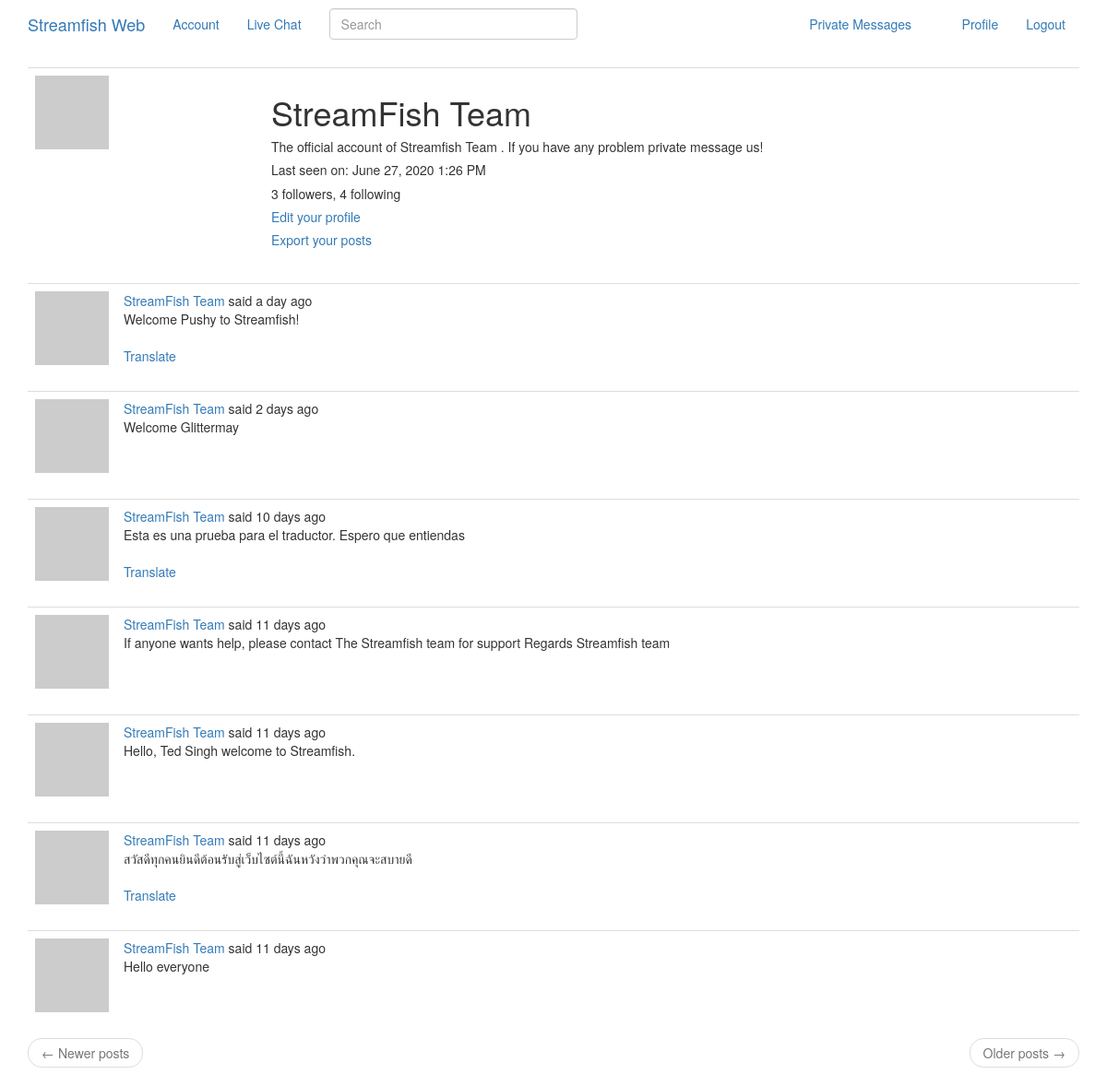
Screenshot of /user/StreamFish Team (signed in) with the database file from the repository.
### app/models.py (models this page shows, shortened)
class PaginatedAPIMixin(object):
    @staticmethod
    def to_collection_dict(query, page, per_page, endpoint, **kwargs):
        resources = query.paginate(page, per_page, False)
        data = {
            'items': [item.to_dict() for item in resources.items],
            '_meta': {
                'page': page,
                'per_page': per_page,
                'total_pages': resources.pages,
                'total_items': resources.total
            },
            '_links': {
                'self': url_for(endpoint, page=page, per_page=per_page,
                                **kwargs),
                'next': url_for(endpoint, page=page + 1, per_page=per_page,
                                **kwargs) if resources.has_next else None,
                'prev': url_for(endpoint, page=page - 1, per_page=per_page,
                                **kwargs) if resources.has_prev else None
            }
        }
        return data

class User(UserMixin, PaginatedAPIMixin, db.Model):
    id = db.Column(db.Integer, primary_key=True)
    username = db.Column(db.String(64), index=True, unique=True)
    email = db.Column(db.String(120), index=True, unique=True)
    password_hash = db.Column(db.String(128))
    posts = db.relationship('Post', backref='author', lazy='dynamic')
    about_me = db.Column(db.String(140))
    last_seen = db.Column(db.DateTime, default=datetime.utcnow)
    token = db.Column(db.String(32), index=True, unique=True)
    token_expiration = db.Column(db.DateTime)
    followed = db.relationship(
        'User', secondary=followers,
        primaryjoin=(followers.c.follower_id == id),
        secondaryjoin=(followers.c.followed_id == id),
        backref=db.backref('followers', lazy='dynamic'), lazy='dynamic')
    messages_sent = db.relationship('Message',
                                    foreign_keys='Message.sender_id',
                                    backref='author', lazy='dynamic')
    messages_received = db.relationship('Message',
                                        foreign_keys='Message.recipient_id',
                                        backref='recipient', lazy='dynamic')
    last_message_read_time = db.Column(db.DateTime)
    notifications = db.relationship('Notification', backref='user',
                                    lazy='dynamic')
    tasks = db.relationship('Task', backref='user', lazy='dynamic')
    def avatar(self, size):
        digest = md5(self.email.lower().encode('utf-8')).hexdigest()
        return 'https://www.gravatar.com/avatar/{}?d=identicon&s={}'.format(
            digest, size)
    def new_messages(self):
        last_read_time = self.last_message_read_time or datetime(1900, 1, 1)
        return Message.query.filter_by(recipient=self).filter(
            Message.timestamp > last_read_time).count()
    def get_tasks_in_progress(self):
        return Task.query.filter_by(user=self, complete=False).all()
    def get_task_in_progress(self, name):
        return Task.query.filter_by(name=name, user=self,
                                    complete=False).first()

class SearchableMixin(object):
    @classmethod
    def before_commit(cls, session):
        session._changes = {
            'add': list(session.new),
            'update': list(session.dirty),
            'delete': list(session.deleted)
        }
    @classmethod
    def after_commit(cls, session):
        for obj in session._changes['add']:
            if isinstance(obj, SearchableMixin):
                add_to_index(obj.__tablename__, obj)
        for obj in session._changes['update']:
            if isinstance(obj, SearchableMixin):
                add_to_index(obj.__tablename__, obj)
        for obj in session._changes['delete']:
            if isinstance(obj, SearchableMixin):
                remove_from_index(obj.__tablename__, obj)
        session._changes = None

class Post(SearchableMixin, db.Model):
    __searchable__ = ['body']
    id = db.Column(db.Integer, primary_key=True)
    body = db.Column(db.String(140))
    timestamp = db.Column(db.DateTime, index=True, default=datetime.utcnow)
    user_id = db.Column(db.Integer, db.ForeignKey('user.id'))
    language = db.Column(db.String(5))

### app/main/routes.py (the view)
@bp.route('/user/<username>')
@login_required
def user(username):
    user = User.query.filter_by(username=username).first_or_404()
    page = request.args.get('page', 1, type=int)
    posts = user.posts.order_by(Post.timestamp.desc()).paginate(
        page, current_app.config['POSTS_PER_PAGE'], False)
    next_url = url_for('main.user', username=user.username,
                       page=posts.next_num) if posts.has_next else None
    prev_url = url_for('main.user', username=user.username,
                       page=posts.prev_num) if posts.has_prev else None
    form = EmptyForm()
    return render_template('user.html', user=user, posts=posts.items,
                           next_url=next_url, prev_url=prev_url, form=form)

### app/main/forms.py
class SearchForm(FlaskForm):
    q = StringField(_l('Search'), validators=[DataRequired()])
    def __init__(self, *args, **kwargs):
        if 'formdata' not in kwargs:
            kwargs['formdata'] = request.args
        if 'csrf_enabled' not in kwargs:
            kwargs['csrf_enabled'] = False
        super(SearchForm, self).__init__(*args, **kwargs)

class EmptyForm(FlaskForm):
    submit = SubmitField('Submit')

### app/main/routes.py (called while the page is built)
@bp.before_app_request
def before_request():
    if current_user.is_authenticated:
        current_user.last_seen = datetime.utcnow()
        db.session.commit()
        g.search_form = SearchForm()
    g.locale = str(get_locale())

### app/models.py (called while the page is built)
@login.user_loader
def load_user(id):
    return User.query.get(int(id))

### app/templates/user.html (shortened to what this page needs)
{% extends "base.html" %}
{% block app_content %}
    <table class="table table-hover">
        <tr>
            <td width="256px"><img src="{{ user.avatar(256) }}"></td>
            <td>
                <h1>{{ user.username }}</h1>
                {% if user.about_me %}<h5>{{ user.about_me }}</h5>{% endif %}
                {% if user.last_seen %}
                <h5>{{ _('Last seen on') }}: {{ moment(user.last_seen).format('LLL') }}</h5>
                {% endif %}
                <h5>{{ _('%(count)d followers', count=user.followers.count()) }}, {{ _('%(count)d following', count=user.followed.count()) }}</h5>
                {% if user == current_user %}
                <h5><a href="{{ url_for('main.edit_profile') }}">{{ _('Edit your profile') }}</a></h5>
                {% if not current_user.get_task_in_progress('export_posts') %}
                <h5><a href="{{ url_for('main.export_posts') }}">{{ _('Export your posts') }}</a></h5>
                {% endif %}
                {% elif not current_user.is_following(user) %}
                <p>
                    <form action="{{ url_for('main.follow', username=user.username) }}" method="post">
                        {{ form.hidden_tag() }}
                        {{ form.submit(value=_('Follow'), class_='btn btn-default') }}
                    </form>
                {% else %}
                <p>
                    <form action="{{ url_for('main.unfollow', username=user.username) }}" method="post">
                        {{ form.hidden_tag() }}
                        {{ form.submit(value=_('Unfollow'), class_='btn btn-default') }}
                    </form>
                {% endif %}
            </td>
        </tr>
    </table>
    {% for post in posts %}
        {% include '_post.html' %}
    {% endfor %}
    <nav aria-label="...">
        <ul class="pager">
            <li class="previous{% if not prev_url %} disabled{% endif %}">
                <a href="{{ prev_url or '#' }}">
                    <span aria-hidden="true">&larr;</span> {{ _('Newer posts') }}
                </a>
            </li>
            <li class="next{% if not next_url %} disabled{% endif %}">
                <a href="{{ next_url or '#' }}">
                    {{ _('Older posts') }} <span aria-hidden="true">&rarr;</span>
                </a>
            </li>
        </ul>
    </nav>
{% endblock %}

### app/templates/_post.html (shortened to what this page needs)
    <table class="table table-hover">
        <tr>
            <td width="70px">
                <a href="{{ url_for('main.user', username=post.author.username) }}">
                    <img src="{{ post.author.avatar(70) }}" />
                </a>
            </td>
            <td>
                {{ _('%(username)s said %(when)s',
                    username=user_link, when=moment(post.timestamp).fromNow()) }}
                <br>
                <span id="post{{ post.id }}">{{ post.body }}</span>
                {% if post.language and post.language != g.locale %}
                <br><br>
                <span id="translation{{ post.id }}">
                    <a href="javascript:translate(
                                '#post{{ post.id }}',
                                '#translation{{ post.id }}',
                                '{{ post.language }}',
                                '{{ g.locale }}');">{{ _('Translate') }}</a>
                </span>
                {% endif %}
            </td>
        </tr>
    </table>

### rows the page displays
User: username "StreamFish Team", about_me "The official account of Streamfish Team . If you have any problem private message us!", last_seen "June 27, 2020 1:26 PM"
Post: body "Welcome Pushy to Streamfish!"
Post: body "Welcome Glittermay"
Post: body "Esta es una prueba para el traductor. Espero que entiendas"
Post: body "If anyone wants help, please contact The Streamfish team for support Regards Streamfish team"
Post: body "Hello, Ted Singh welcome to Streamfish."
Post: body "สวัสดีทุกคนยินดีต้อนรับสู่เว็บไซต์นี้ฉันหวังว่าพวกคุณจะสบายดี"
Post: body "Hello everyone"
